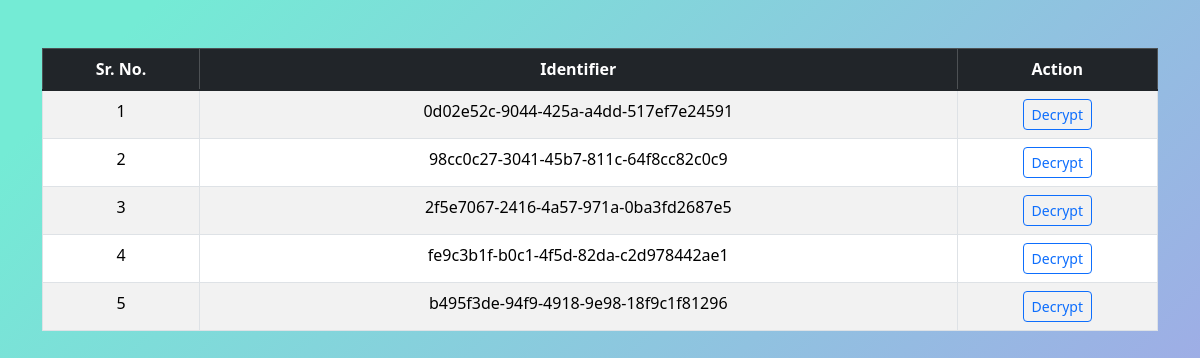
Page /server/encrypted-data/ on the committed database.
### client/models.py (models this page shows)
class EncryptedData(models.Model):
    encrypted_data_base64 = models.TextField()
    identifier = models.CharField(max_length=36)

### server/views.py (the view)
# urls.py: path('encrypted-data/', views.encrypted_data_list, name='encrypted_data_list'),
def encrypted_data_list(request):
    encrypted_data_list = EncryptedData.objects.all()
    return render(request, 'server/encrypted_data_list.html', {'encrypted_data_list': encrypted_data_list})

### server/templates/server/encrypted_data_list.html (shortened to what this page needs)
<!DOCTYPE html>
<html lang="en">
<head>
    <link href="https://cdn.jsdelivr.net/npm/bootstrap@5.3.2/dist/css/bootstrap.min.css" rel="stylesheet">
</head>
<body style="background-image: linear-gradient(135deg, #74EBD5 8%, #9FACE6 81%); min-height: 90vh;">
    <div class="container align-items-center my-5">
        <table class="table table-bordered table-striped table-hover text-center">
            <thead>
                <tr class="table-dark">
                    <th scope="col">Sr. No.</th>
                    <th scope="col">Identifier</th>
                    <th scope="col">Action</th>
                </tr>
            </thead>
            <tbody class="table-group-divider">
                {% for data in encrypted_data_list %}
                    <tr>
                        <td>{{ forloop.counter }}</td>
                        <td>{{ data.identifier }}</td>
                        <td>
                            <form method="post" action="{% url 'server:decrypt_data_view' data.identifier %}">
                                <button type="submit" class="btn btn-sm btn-outline-primary">Decrypt</button>
                            </form>
                        </td>
                    </tr>
                {% empty %}
                    <tr>
                        <td colspan="3" class="text-muted">No data available.</td>
                    </tr>
                {% endfor %}
            </tbody>
        </table>
    </div>
</body>
</html>

### rows in the picture
EncryptedData: identifier "0d02e52c-9044-425a-a4dd-517ef7e24591"
EncryptedData: identifier "98cc0c27-3041-45b7-811c-64f8cc82c0c9"
EncryptedData: identifier "2f5e7067-2416-4a57-971a-0ba3fd2687e5"
EncryptedData: identifier "fe9c3b1f-b0c1-4f5d-82da-c2d978442ae1"
EncryptedData: identifier "b495f3de-94f9-4918-9e98-18f9c1f81296"
